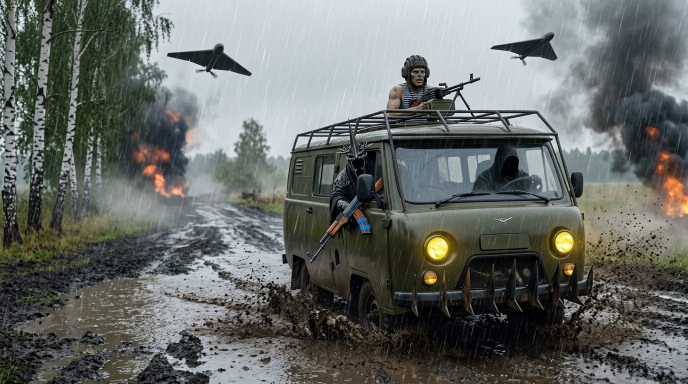
#> input picture video_studio/horde_clip/batch2_frames/s01_buhanka_f1.jpg, 1376 x 768 px (shown at 1/2 size); its folder holds 4 pictures in this run
$ python render_b2_anim.py
#> lines starting #> are read from the running program, lines starting #| are printed output that depends on the picture
#!/usr/bin/env python3
"""
Horde 'Po Polyam' Batch 2 — Stop-Motion + Optical-Flow Vehicle Animation & Live VFX Engine
Renders 1920x1080 @ 30fps MP4 with:
  - Chained stop-motion + DIS Optical-Flow vehicle/action interpolation (s01->s04, s05->s07, s08->s09)
  - Live 30fps multi-layer slanted rain, drifting volumetric smoke & mud-dust, rising fire sparks & shockwave camera shake
  - Synced 134 BPM dark phonk/industrial beat + rain, diesel roar, iconic Geran moped buzz, and cannon/explosion SFX
"""
import math
import subprocess
import wave
import zipfile
from pathlib import Path

import cv2
import numpy as np
from PIL import Image
from scipy.ndimage import gaussian_filter

ROOT = Path(__file__).resolve().parent
FRAMES_DIR = ROOT / "batch2_frames"
OUT_DIR = ROOT / "output"
OUT_DIR.mkdir(parents=True, exist_ok=True)

W, H, FPS = 1920, 1080, 30
BPM = 134.0
BEAT = 60.0 / BPM  # 0.44776s per beat (matches АЗБУКА - ПО ПОЛЯМ 134 BPM)


def load_frame(name: str) -> np.ndarray:
    """Load JPG and upscale cleanly to 1920x1080 RGB float32 [0..255]."""
#> called with name = 's01_buhanka_f1.jpg'
    p = FRAMES_DIR / name
    im = Image.open(p).convert("RGB")
#> im is the input picture: PIL image 1376x768 RGB; mean R, G, B 103.5, 107.3, 104.1
    # Crop/scale preserving aspect ratio to 1920x1080
    src_ratio = im.width / im.height
#> src_ratio = 1.79
    dst_ratio = W / H
    if src_ratio > dst_ratio:
        new_w = int(im.height * dst_ratio)
#> new_w = 1365
        x0 = (im.width - new_w) // 2
#> x0 = 5
        im = im.crop((x0, 0, x0 + new_w, im.height))
#> im: PIL image 1365x768 RGB
    else:
        new_h = int(im.width / dst_ratio)
        y0 = (im.height - new_h) // 2
        im = im.crop((0, y0, im.width, y0 + new_h))
    im = im.resize((W, H), Image.LANCZOS)
#> im: PIL image 1920x1080 RGB
    return np.asarray(im, dtype=np.float32)


# [14 lines left out: function compute_dis_flow, not called in this run]


GRID_X, GRID_Y = np.meshgrid(np.arange(W, dtype=np.float32), np.arange(H, dtype=np.float32))


# [19 lines left out: function warp_blend, not called in this run]


class LiveVFX:
    """Real-time 30fps procedural Rain, Volumetric Smoke/Dust, Fire Embers & Camera Shake."""

    # [256 lines left out: functions __init__, apply_camera, add_rain, add_smoke_and_dust, add_fire_and_sparks, add_film_grain_and_grade and 1 more, not called in this run]


def main():
    print("Loading 9 Batch-2 frames and computing DIS Optical Flow bridges...", flush=True)
    names = [
        "s01_buhanka_f1.jpg",
        "s02_buhanka_f2.jpg",
        "s03_buhanka_f3.jpg",
        "s04_buhanka_f4.jpg",
        "s05_geran_f1_launch.jpg",
        "s06_geran_f2_swarm.jpg",
        "s07_geran_f3_strike.jpg",
        "s08_tank_f1_charge.jpg",
        "s09_tank_f2_blast.jpg",
    ]
    imgs = [load_frame(n) for n in names]
#> call 2 of load_frame, with name = 's02_buhanka_f2.jpg'
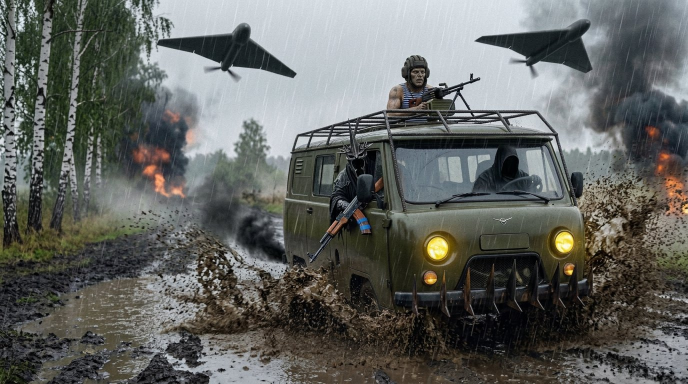
#> input picture video_studio/horde_clip/batch2_frames/s02_buhanka_f2.jpg, 1376 x 768 px (shown at 1/2 size)
#> in load_frame, im is the input picture: PIL image 1376x768 RGB; mean R, G, B 97.8, 99.9, 96.3
#> in load_frame (call 2), `im = im.crop((x0, 0, x0 + new_w, im.height))`:
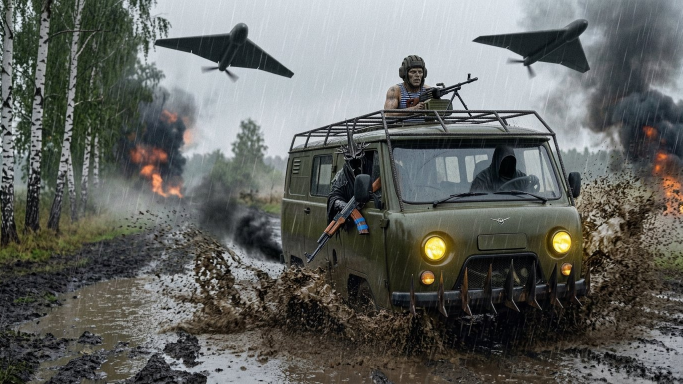
#> im: PIL image 1365x768 RGB (shown at 1/2 size); mean R, G, B 97.8, 99.8, 96.3
#> call 3 of load_frame, with name = 's03_buhanka_f3.jpg'
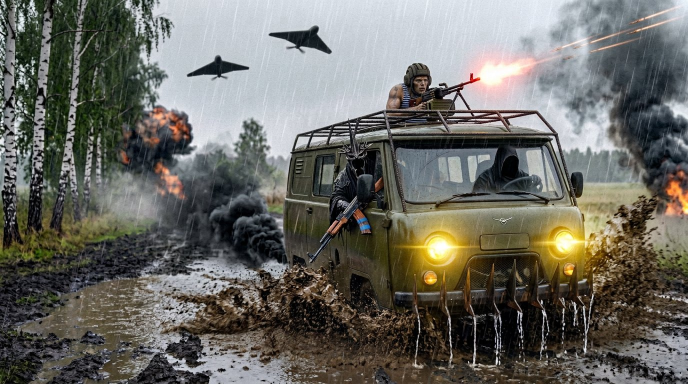
#> input picture video_studio/horde_clip/batch2_frames/s03_buhanka_f3.jpg, 1376 x 768 px (shown at 1/2 size)
#> in load_frame, im is the input picture: PIL image 1376x768 RGB; mean R, G, B 106.7, 105.8, 99.1
#> in load_frame (call 3), `im = im.crop((x0, 0, x0 + new_w, im.height))`:
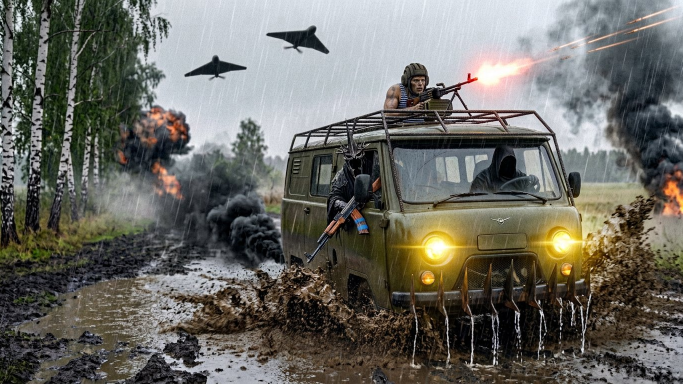
#> im: PIL image 1365x768 RGB (shown at 1/2 size); mean R, G, B 106.7, 105.7, 99.1
#> in load_frame (call 3), `im = im.resize((W, H), Image.LANCZOS)`:
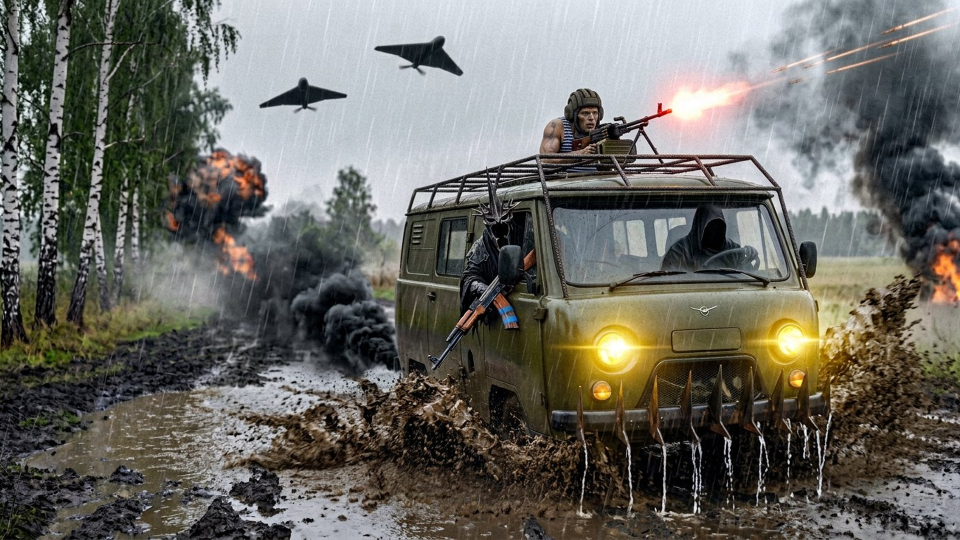
#> im: PIL image 1920x1080 RGB (shown at 1/2 size); mean R, G, B 106.7, 105.7, 99.1
#> call 4 of load_frame, with name = 's04_buhanka_f4.jpg'
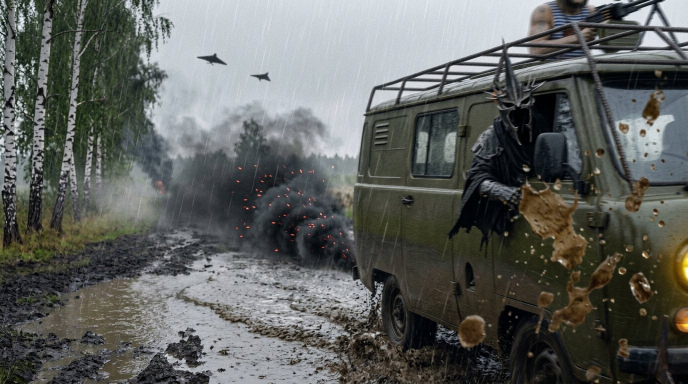
#> input picture video_studio/horde_clip/batch2_frames/s04_buhanka_f4.jpg, 1376 x 768 px (shown at 1/2 size)
#> in load_frame, im is the input picture: PIL image 1376x768 RGB; mean R, G, B 94.7, 97, 94.1
#> in load_frame (call 4), `im = im.crop((x0, 0, x0 + new_w, im.height))`:
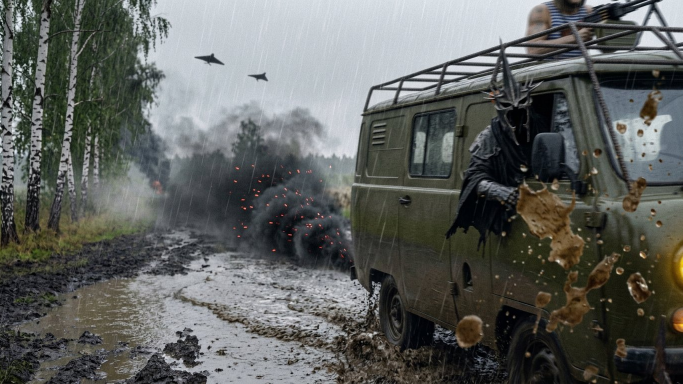
#> im: PIL image 1365x768 RGB (shown at 1/2 size); mean R, G, B 94.6, 97, 94.2

    # Precompute DIS optical flow ONLY between sequential chained pairs of the same camera setup:
    # Sequence A: 0->1, 1->2, 2->3 (Buhanka charging through mud & past lens)
    # Sequence B: 5->6 (Geran swarm diving -> Citadel fireball)
    # Sequence C: 7->8 (T-90 Tsar-Mangal + Armored Bear charging -> 125mm cannon blast!)
    flows = {}
    for a, b in [(0, 1), (1, 2), (2, 3), (5, 6), (7, 8)]:
        flows[(a, b)] = compute_dis_flow(imgs[a], imgs[b])
        print(f"  Optical flow ready: {names[a]} -> {names[b]}", flush=True)

    # Beat-synced timeline (36 beats @ 134 BPM = 16.12s total @ 30fps = 484 frames)
    # Sequence A (0..12 beats = 0.00..5.37s): 4-step Buhanka mud charge & flyby!
    # Sequence B (12..24 beats = 5.37..10.75s): Geran Ural rocket launch -> Swarm dive -> Citadel explosion!
    # Sequence C (24..36 beats = 10.75..16.12s): T-90 Tsar-Mangal + Armored Bear charge -> 125mm Blast + replay slow-push!
    total_dur = 36 * BEAT  # 16.12 seconds
    total_frames = int(round(total_dur * FPS))

    t_buh1 = 0 * BEAT
    t_buh2 = 3 * BEAT    # 1.34s: splash into mud crater!
    t_buh3 = 6 * BEAT    # 2.69s: surging closer + PKM burst!
    t_buh4 = 9 * BEAT    # 4.03s: roaring right past camera lens!
    t_ger1 = 12 * BEAT   # 5.37s: Ural Geran booster launch!
    t_ger2 = 16 * BEAT   # 7.16s: 7 Geran swarm diving!
    t_ger3 = 20 * BEAT   # 8.96s: Citadel tower + radar obliterated!
    t_tnk1 = 24 * BEAT   # 10.75s: T-90 Tsar-Mangal + Armored Bear + Ka-52 charge!
    t_tnk2 = 29 * BEAT   # 12.99s: BOOM! 125mm main gun blast + leaping Bear!

    sfx_events = [
        (t_buh1, "diesel_pass"),
        (t_buh2, "big_explosion"),  # mud crash thud
        (t_buh3 + 0.1, "pkm_burst"),
        (t_ger1, "rocket_launch"),
        (t_ger2, "geran_moped_dive"),
        (t_ger3, "big_explosion"),
        (t_tnk1, "diesel_pass"),
        (t_tnk2, "big_explosion"),
    ]
    wav_path = Path("/tmp/horde_b2_audio.wav")
    synthesize_audio(wav_path, total_dur, sfx_events)
    print(f"Audio synthesized: {wav_path} ({total_dur:.2f}s)", flush=True)

    out_mp4 = OUT_DIR / "horde_batch2_anim_vfx_1080p.mp4"
    cmd = [
        "/usr/local/bin/ffmpeg", "-y",
        "-f", "rawvideo", "-pix_fmt", "rgb24", "-s", f"{W}x{H}", "-r", str(FPS), "-i", "-",
        "-i", str(wav_path),
        "-c:v", "libx264", "-preset", "medium", "-crf", "20",
        "-maxrate", "4500k", "-bufsize", "9000k", "-pix_fmt", "yuv420p",
        "-c:a", "aac", "-b:a", "192k", "-movflags", "+faststart",
        "-shortest", str(out_mp4),
    ]
    proc = subprocess.Popen(cmd, stdin=subprocess.PIPE, stderr=subprocess.PIPE)
    vfx = LiveVFX(seed=2026)

    for f in range(total_frames):
        t = f / FPS

        # Determine active scene, optical-flow bridge, camera motion, and VFX intensities
        flash = 0.0
        warm_smoke = 0.0

        if t < t_ger1:
            # SEQUENCE A: BUHANKA 4-STEP MUD CHARGE (s01 -> s02 -> s03 -> s04)
            rain_i, smoke_i, mud_i, fire_i = 0.95, 0.55, 0.75, 0.35
            if t < t_buh2:
                u = (t - t_buh1) / (t_buh2 - t_buh1)
                if u > 0.88:
                    a = (u - 0.88) / 0.12
                    base = warp_blend(imgs[0], imgs[1], *flows[(0, 1)], a, clamp_px=38.0)
                else:
                    base = imgs[0]
                zoom = 1.03 + 0.05 * u
                pan_x, pan_y = -14 * (1 - u), -6 * u
                shake = 3.5 + 4.0 * u
            elif t < t_buh3:
                u = (t - t_buh2) / (t_buh3 - t_buh2)
                mud_i = 1.0
                if u < 0.14:
                    flash = (1.0 - u / 0.14) * 0.25
                if u > 0.88:
                    a = (u - 0.88) / 0.12
                    base = warp_blend(imgs[1], imgs[2], *flows[(1, 2)], a, clamp_px=38.0)
                else:
                    base = imgs[1]
                zoom = 1.04 + 0.06 * u
                pan_x, pan_y = 6 * u, 4 * math.sin(u * 6.0)
                shake = 9.5 * math.exp(-u * 1.5) + 4.5
            elif t < t_buh4:
                u = (t - t_buh3) / (t_buh4 - t_buh3)
                fire_i = 0.65  # PKM tracer sparks!
                mud_i = 0.95
                if u > 0.88:
                    a = (u - 0.88) / 0.12
                    base = warp_blend(imgs[2], imgs[3], *flows[(2, 3)], a, clamp_px=48.0)
                else:
                    base = imgs[2]
                zoom = 1.05 + 0.07 * u
                pan_x, pan_y = 14 * u, -4 * u
                shake = 7.5
            else:
                u = (t - t_buh4) / (t_ger1 - t_buh4)
                mud_i = 1.0
                smoke_i = 0.85
                base = imgs[3]
                zoom = 1.04 + 0.10 * u
                pan_x, pan_y = 28 * u, 6 * u
                shake = 11.0 * (1.0 - 0.4 * u)

        elif t < t_tnk1:
            # SEQUENCE B: GERAN LAUNCH -> SWARM DIVE -> CITADEL TOWER EXPLOSION
            if t < t_ger2:
                u = (t - t_ger1) / (t_ger2 - t_ger1)
                base = imgs[4]  # s05 Ural rocket launch
                rain_i, smoke_i, mud_i, fire_i = 0.85, 0.85, 0.20, 1.0
                warm_smoke = 0.55
                if u < 0.18:
                    flash = (1.0 - u / 0.18) * 0.75
                zoom = 1.03 + 0.08 * u
                pan_x, pan_y = 18 * u, -14 * u  # Follow rocket trajectory up-right!
                shake = 13.0 * math.exp(-u * 2.2) + 3.5
            elif t < t_ger3:
                u = (t - t_ger2) / (t_ger3 - t_ger2)
                rain_i, smoke_i, mud_i, fire_i = 0.90, 0.60, 0.0, 0.25
                if u > 0.72:
                    a = (u - 0.72) / 0.28
                    base = warp_blend(imgs[5], imgs[6], *flows[(5, 6)], a, clamp_px=40.0)
                else:
                    base = imgs[5]  # s06 Geran swarm
                zoom = 1.02 + 0.09 * u
                pan_x, pan_y = 20 * u, 16 * u  # Dive down-right with the swarm!
                shake = 4.0 + 5.0 * u
            else:
                u = (t - t_ger3) / (t_tnk1 - t_ger3)
                base = imgs[6]  # s07 Citadel explosion!
                rain_i, smoke_i, mud_i, fire_i = 0.85, 0.95, 0.35, 1.0
                warm_smoke = 0.65
                if u < 0.22:
                    flash = (1.0 - u / 0.22) * 0.95
                zoom = 1.08 - 0.04 * u  # Shockwave punch-out!
                pan_x, pan_y = 0.0, -8 * u
                shake = 18.0 * math.exp(-u * 2.4) + 3.5

        else:
            # SEQUENCE C: T-90 TSAR-MANGAL + ARMORED BEAR CHARGE -> 125MM BLAST!
            if t < t_tnk2:
                u = (t - t_tnk1) / (t_tnk2 - t_tnk1)
                rain_i, smoke_i, mud_i, fire_i = 0.85, 0.75, 0.85, 0.55
                if u > 0.68:
                    a = (u - 0.68) / 0.32
                    base = warp_blend(imgs[7], imgs[8], *flows[(7, 8)], a, clamp_px=46.0)
                else:
                    base = imgs[7]
                zoom = 1.03 + 0.07 * u
                pan_x, pan_y = 22 * u, 3 * math.sin(u * 8.0)  # Track right with charging tank & bear!
                shake = 6.0 + 4.0 * u
            else:
                u = (t - t_tnk2) / (total_dur - t_tnk2)
                base = imgs[8]  # s09 125mm fireball + leaping armored bear!
                rain_i, smoke_i, mud_i, fire_i = 0.85, 0.95, 1.0, 1.0
                warm_smoke = 0.60
                if u < 0.16:
                    flash = (1.0 - u / 0.16) * 1.0
                zoom = 1.09 - 0.03 * min(1.0, u * 2.0) + 0.04 * u
                pan_x, pan_y = 12 * u, -4 * u
                shake = 20.0 * math.exp(-u * 2.6) + 4.0

        # Beat pulse micro-kick on every 134 BPM quarter note
        beat_phase = (t % BEAT) / BEAT
        beat_zoom = 1.0 + 0.008 * math.exp(-beat_phase * 7.0)

        frame = vfx.apply_camera(base, zoom * beat_zoom, pan_x, pan_y, shake, f)
        frame = vfx.add_smoke_and_dust(frame, f, smoke_i, mud_i, warm_smoke=warm_smoke)
        frame = vfx.add_fire_and_sparks(frame, f, fire_i, flash_amt=flash)
        frame = vfx.add_rain(frame, rain_i)
        out_rgb = vfx.add_film_grain_and_grade(frame, f)

        proc.stdin.write(out_rgb.tobytes())
        if (f + 1) % 120 == 0 or (f + 1) == total_frames:
            print(f"  Rendered {f + 1}/{total_frames} frames...", flush=True)

    proc.stdin.close()
    stderr_out = proc.stderr.read().decode("utf-8", errors="replace")
    rc = proc.wait()
    if rc != 0:
        raise RuntimeError(f"FFmpeg failed ({rc}):\n{stderr_out[-1200:]}")

    # Also pack all 9 Batch-2 frames into a clean ZIP
    zip_path = OUT_DIR / "horde_batch2_stereotypes_9_frames.zip"
    with zipfile.ZipFile(zip_path, "w", compression=zipfile.ZIP_DEFLATED) as zf:
        for n in names:
            zf.write(FRAMES_DIR / n, arcname=n)

    print(f"SUCCESS: {out_mp4} ({out_mp4.stat().st_size / 1e6:.2f} MB)")
    print(f"ZIP:     {zip_path} ({zip_path.stat().st_size / 1e6:.2f} MB)")


if __name__ == "__main__":
#> (the run stopped early here; a loop or call above may not have finished)
